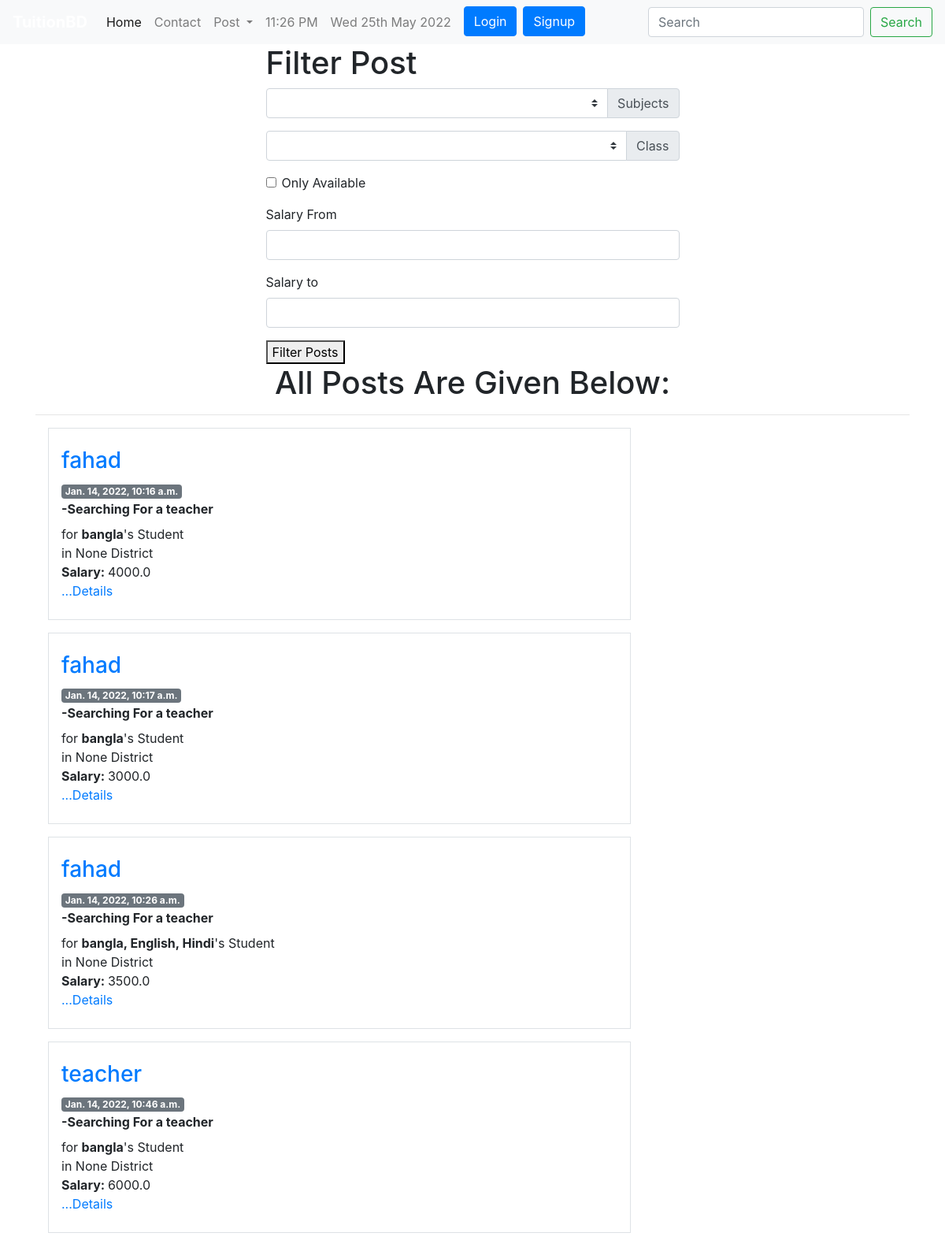
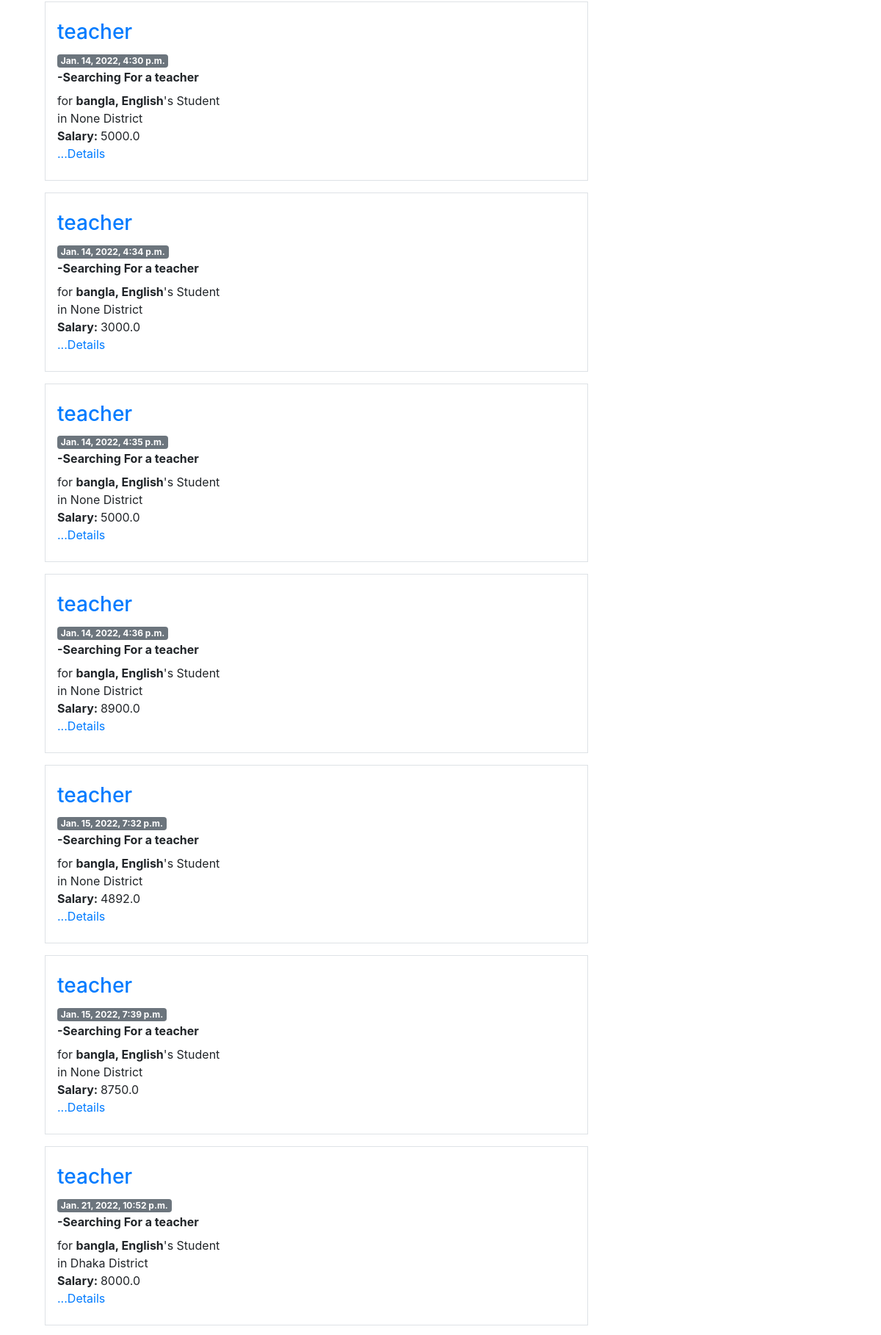
The page / (upper part) on the database its author committed (2 pictures, top to bottom).
### tuition/models.py (models this page shows, shortened)
class Post(models.Model):
    user = models.ForeignKey(User, on_delete=models.CASCADE, blank=True, null=True)
    id = models.AutoField(primary_key=True)
    title = models.CharField(max_length=50)
    slug = models.CharField(max_length=100, default=title)
    email = models.EmailField()
    salary = models.FloatField()
    details = models.TextField()
    available = models.BooleanField()
    CATEGORY = (
        ('Teacher','Teacher'),
        ('Student', 'Student'),
    )
    category = models.CharField(max_length=100, choices=CATEGORY)
    created_at = models.DateTimeField(default=now)
    image = models.ImageField(default='default.jpg', upload_to='tuition/images')
    MEDIUM = (
        ('bangla','bangla'),
        ('English','English'),
        ('Urdu','Urdu'),
        ('Hindi','Hindi'),
        ('Arabic','Arabic'),
    )
    medium = MultiSelectField(max_length=100, max_choices=5, choices=MEDIUM, default='bangla')
    subject = models.ManyToManyField(Subject, related_name='subject_set')
    class_in = models.ManyToManyField(Class_in, related_name='class_set')
    district=models.CharField(max_length=100, null=True, blank=True)
    likes = models.ManyToManyField(User, related_name='post_likes')
    views = models.ManyToManyField(User, related_name='post_views')
    objects=models.Manager()
    items = PostManager()

### tuition/views.py (the view)
# urls.py: path('', PostListView.as_view(), name='homeview'),
class PostListView(ListView):
    template_name='tuition/postlist.html'
    queryset=Post.objects.all()
    model=Post
    context_object_name='posts'
    def get_context_data(self, *args, **kwargs):
        context = super().get_context_data(*args, **kwargs)
        context['posts'] = context.get('object_list')
        context['subjects'] = Subject.objects.all()
        context['classes'] = Class_in.objects.all()
        return context

### tuition/models.py (called while the page is built)
    def __str__(self):
        return self.name

    def __str__(self):
        return self.name

### templates/tuition/postlist.html (shortened to what this page needs)
{% extends 'basic.html' %}
{% block body %}
<div class="container">
  <div class="col-md-6 offset-md-3">
    <h1>Filter Post</h1>
    <form class="" action="{% url 'tuition:filter' %}" method="POST">
      <div class="input-group mb-3">
        <select class="custom-select" id="inputGroupSelect02" name='subject'>
          <option></option>
          {% for i in subjects %}
            <option value="{{i}}">{{i}}</option>
          {% endfor %}
        </select>
        <div class="input-group-append">
          <label class="input-group-text" for="inputGroupSelect02">Subjects</label>
        </div>
      </div>
      <div class="input-group mb-3">
        <select class="custom-select" id="inputGroupSelect02" name='class_in'>
          <option></option>
          {% for i in classes %}
            <option value="{{i}}">{{i}}</option>
          {% endfor %}
        </select>
        <div class="input-group-append">
          <label class="input-group-text" for="inputGroupSelect02">Class</label>
        </div>
      </div>
      <div class="form-group form-check">
        <input type="checkbox" class="form-check-input" id="exampleCheck1" name="available">
        <label class="form-check-label" for="exampleCheck1">Only Available</label>
      </div>
      <div class="form-group">
        <label for="exampleFormControlInput1">Salary From</label>
        <input type="number" class="form-control" name="salary_from" id="exampleFormControlInput1">
      </div>
      <div class="form-group">
        <label for="exampleFormControlInput1">Salary to</label>
        <input type="number" class="form-control" name="salary_to" id="exampleFormControlInput1">
      </div>
      <button type="submit" name="">Filter Posts</button>
    </form>
  </div>
  <h1 class="text-center">All Posts Are Given Below:</h1>
  <hr>
  {% for p in posts %}
  <div class="col-md-8 offset-md-2 m-3 mb-3 p-3 border">
    <div class="row my-2 position-relative">
      <div class="col d-flex flex-column">
        <strong class="d-inline-block mb-2">
        <div class="">
          <h3><a href="/session/otherprofile/{{p.user.username}}/"> {% if p.user.get_full_name %}{{p.user.get_full_name}}{% else %}{{p.user.username}}{% endif %}</a></h3>
          <span class="badge badge-secondary">{{p.created_at}}</span>
        </div>
        -Searching For a teacher
      </strong>
      <div class="previes">
        for <b>{{p.medium}}</b>'s Student <br>
        in {{p.district}} District <br>
        <b>Salary: </b> {{p.salary}}<br>
        <p class="card-text">
          <a href="/tuition/postdetail/{{p.pk}}">...Details</a>
        </p>
      </div>
      </div>
    </div>
  </div>
  {% endfor %}
</div>
{% endblock %}

### rows shown on the page
Post: user.username "fahad", created_at "Jan. 14, 2022, 10:16 a.m.", medium "bangla", district "None", salary "4000.0"
Post: user.username "fahad", created_at "Jan. 14, 2022, 10:17 a.m.", medium "bangla", district "None", salary "3000.0"
Post: user.username "fahad", created_at "Jan. 14, 2022, 10:26 a.m.", medium "bangla, English, Hindi", district "None", salary "3500.0"
Post: user.username "teacher", created_at "Jan. 14, 2022, 10:46 a.m.", medium "bangla", district "None", salary "6000.0"
Post: user.username "teacher", created_at "Jan. 14, 2022, 4:30 p.m.", medium "bangla, English", district "None", salary "5000.0"
Post: user.username "teacher", created_at "Jan. 14, 2022, 4:34 p.m.", medium "bangla, English", district "None", salary "3000.0"
Post: user.username "teacher", created_at "Jan. 14, 2022, 4:35 p.m.", medium "bangla, English", district "None", salary "5000.0"
Post: user.username "teacher", created_at "Jan. 14, 2022, 4:36 p.m.", medium "bangla, English", district "None", salary "8900.0"
Post: user.username "teacher", created_at "Jan. 15, 2022, 7:32 p.m.", medium "bangla, English", district "None", salary "4892.0"
Post: user.username "teacher", created_at "Jan. 15, 2022, 7:39 p.m.", medium "bangla, English", district "None", salary "8750.0"
Post: user.username "teacher", created_at "Jan. 21, 2022, 10:52 p.m.", medium "bangla, English", district "Dhaka", salary "8000.0"
